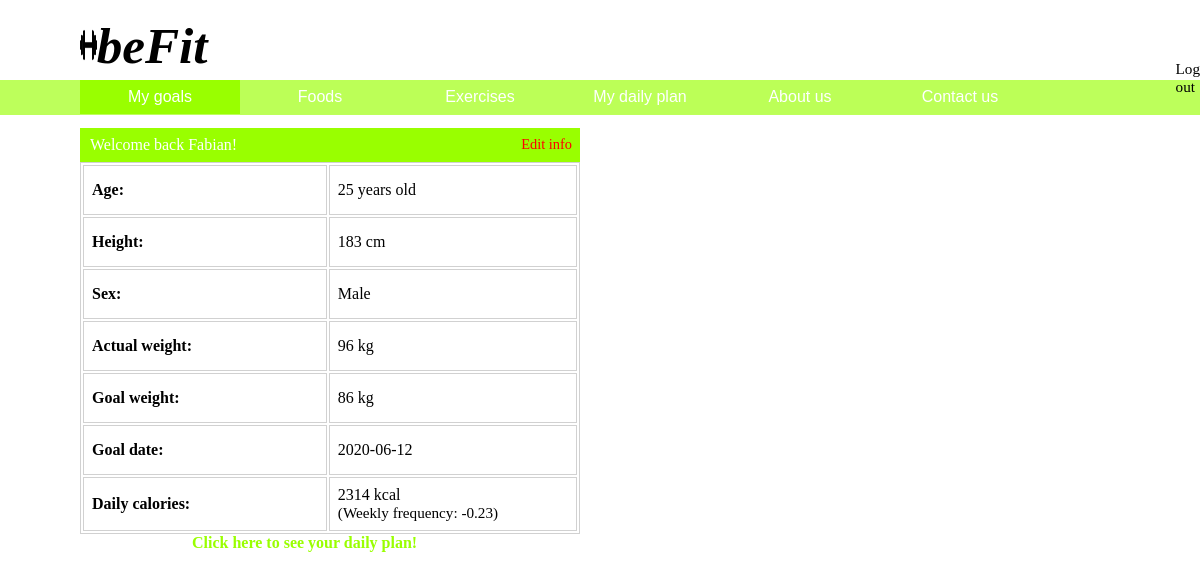
Page /web/my-goals.php (signed in) on the committed database.
### tables this page shows
CREATE TABLE IF NOT EXISTS `users` (
  `id` int(11) NOT NULL AUTO_INCREMENT,
  `name` text NOT NULL,
  `email` varchar(200) NOT NULL,
  `password` varchar(200) NOT NULL,
  `age` int(3) NOT NULL,
  `weight` int(3) NOT NULL,
  `height` int(3) NOT NULL,
  `sex` int(11) NOT NULL,
  `finaldate` date NOT NULL,
  `goal` int(3) NOT NULL,
  PRIMARY KEY (`id`)
);

### web/my-goals.php (the view, shortened to what this page needs)
<?php
	require 'database.php';
	if (isset($_SESSION['user_id'])) {
		$records = $conn->prepare('SELECT id, name, email, password, age, weight, height, sex, goal, finaldate FROM users WHERE id=:id');
		$records->bindParam(':id', $_SESSION['user_id']);
		$records->execute();
		$results = $records->fetch(PDO::FETCH_ASSOC);
		$user = null;
		if (count($results) > 0) {
			$user = $results;
		}
	}
?>
<html>
	<head>
		<link rel="stylesheet" type="text/css" href="css/my-goals.css">
	</head>
	<body>
			<div class="top-content">
				<div class="name">
					<a href="my-goals.php"><img src="images/6e94695575a2c897135f7cc0b86800eb.png" width=105%; height=40%;></a>
					<h4><a href="my-goals.php" style="text-decoration:none;">beFit</a></h4>
					<a href="logout.php" class="logout">Log out</a>
				</div>
				<div class="tabs-container">
					<a href="my-goals.php"><button class="tab-active">My goals</button></a>
					<div class="not-tab-active">
						<a href="foods.php"><button>Foods</button></a><a href="exercises.php"><button>Exercises</button></a><a href="dailyplanner.php"><button>My daily plan</button></a><a href="aboutt.php"><button>About us</button></a><a href="contactt.php"><button>Contact us</button></a>
					</div>
				</div>
			</div>
			<div class="message">
			<?php if(!empty($user)): ?>
				Welcome back <?php echo $user['name']; ?>!
				<a style="float:right; font-size:0.9rem;" href="editinfo.php">Edit info</a>
			</div>
				<table style="text-align:left">
					<tr>
						<th>Age: </th>
						<td><?php echo $user['age']; ?> years old</th>
					</tr>
					<tr>
						<th>Height: </th>
						<td><?php echo $user['height']; ?> cm</th>
					</tr>
					<tr>
						<th>Sex: </th>
						<td><?php if ($user['sex'] == 1) {
										echo "Female";
										} else {
										echo "Male";
										}?></th>
					</tr>
					<tr>
						<th>Actual weight: </th>
						<td><?php echo $user['weight']; ?> kg</th>
					</tr>
					<tr>
						<th>Goal weight: </th>
						<td><?php echo $user['goal']; ?> kg</th>
					</tr>
					<tr>
						<th>Goal date: </th>
						<td><?php echo $user['finaldate']; ?></th>
					</tr>
					<tr>
						<th>Daily calories: </th>
						<td><?php require 'function-calc.php';?> kcal <p style="font-size:0.95rem; margin:0; font-family:Century Gothic;">(Weekly frequency: <?php echo $mas; echo bcdiv($weeklyfreq, '1', 2); ?>)</p></th>
					</tr>
				</table>
				<a style="font-family:Century Gothic;" class="click" href="dailyplanner.php">Click here to see your daily plan!</a>
			<?php endif; ?>
	</body>
</html>

### web/function-calc.php (shortened to what this page needs)
<?php
	require 'database.php';
	if (isset($_SESSION['user_id'])) {
		$records = $conn->prepare('SELECT id, age, height, sex, goal, finaldate, weight FROM users WHERE id=:id');
		$records->bindParam(':id', $_SESSION['user_id']);
		$records->execute();
		$results = $records->fetch(PDO::FETCH_ASSOC);
		$user = null;
		if (count($results) > 0) {
			$user = $results;
		}
	}
	$goal 	= $user['goal'];
	$height = $user['height'];
	$age	= $user['age'];
	$sex	= $user['sex'];
	$finaldate	= $user['finaldate'];
	$weight	= $user['weight'];
	$date = date("Y-m-d");
	$weightdiff = abs($weight - $goal);
	$datetime1 = date_create($date);
    $datetime2 = date_create($finaldate);
	$interval = date_diff($datetime1, $datetime2);
	$days = $interval->format('%a');
	if ($days != 0) {
		$totaltolose = (7000 * $weightdiff) / $days;
	}else{
		$totaltolose = 0;
	}
	if($sex == 2){
		$calories=(66+(13.7* $weight)+(5* $height)-(6.75* $age))*1.2 ;
		if ($weight > $goal) {
			$total = round($calories - $totaltolose);
		}else if($weight < $goal){
			$total = round($calories + $totaltolose);
		}else{
			$total = round($calories);
		}
		echo "$total";
	}
	if ($weight > $goal) {
			$weeklyfreq = "-".($totaltolose*7) / 7000;
		}else if($weight < $goal){
			$mas = "+";
			$weeklyfreq = ($totaltolose*7) / 7000;
		}else{
			$weeklyfreq = 0;
		}
?>

### web/css/my-goals.css (style rules this page uses)
* { box-sizing: border-box; }
body { margin: 0; background-repeat: no-repeat; background-image: url("https://cookstorming.com/wp-content/uploads/2015/03/Fotolia_99776874_Subscription_Monthly_M.jpg"); }
h4 { text-align: left; font-size: 3.2rem; font-style: oblique; font-family: Lucida Handwriting; margin-bottom: 0; margin-top: 1rem; }
table, th, td { margin-left: 5rem; width: 500px; font-family: Century Gothic; height: 50px; border: 1px solid rgba(204, 204, 204, 0.9); }
th, td { padding: 0.5rem; }
.click { margin-left: 12rem; color: #99ff00; font-weight: bold; }
.message { font-family: Century Gothic; margin-left: 5rem; margin-top: 0.8rem; width: 500px; padding: 0.5rem; padding-left: 10px; color: #fff; background-color: #99ff00; }
.name { display: flex; margin-left: 5rem; }
.logout { margin-left: 60.5rem; padding-top: 3.73rem; color: #fff; font-family: Century Gothic; cursor: pointer; font-size: 0.95rem; text-decoration: none; }
a { text-decoration: none; color:red; }
.name img { margin-top: 1.8rem; }
.name a { width: 60px; height: 80px; cursor: pointer; color: #000; }
.tabs-container { font-family: Century Gothic; display: flex; background-color: rgba(173, 255, 51, 0.8); margin: 0; height: 2.17rem; max-width: 85.4rem; }
.not-tab-active button { background-color: rgba(173, 255, 51, 0.1); border: 0; padding: 0.5rem; width: 10rem; font-size: 1rem; cursor: pointer; color: #fff; }
.tab-active { margin-left: 5rem; background-color: #99ff00; border: 0; padding: 0.5rem; width: 10rem; font-size: 1rem; cursor: pointer; color: #fff; }

### rows in the picture
users: name "Fabian", age "25", height "183", weight "96", goal "86", finaldate "2020-06-12", total "2314", bcdiv($weeklyfreq, '1', 2) "-0.23"
